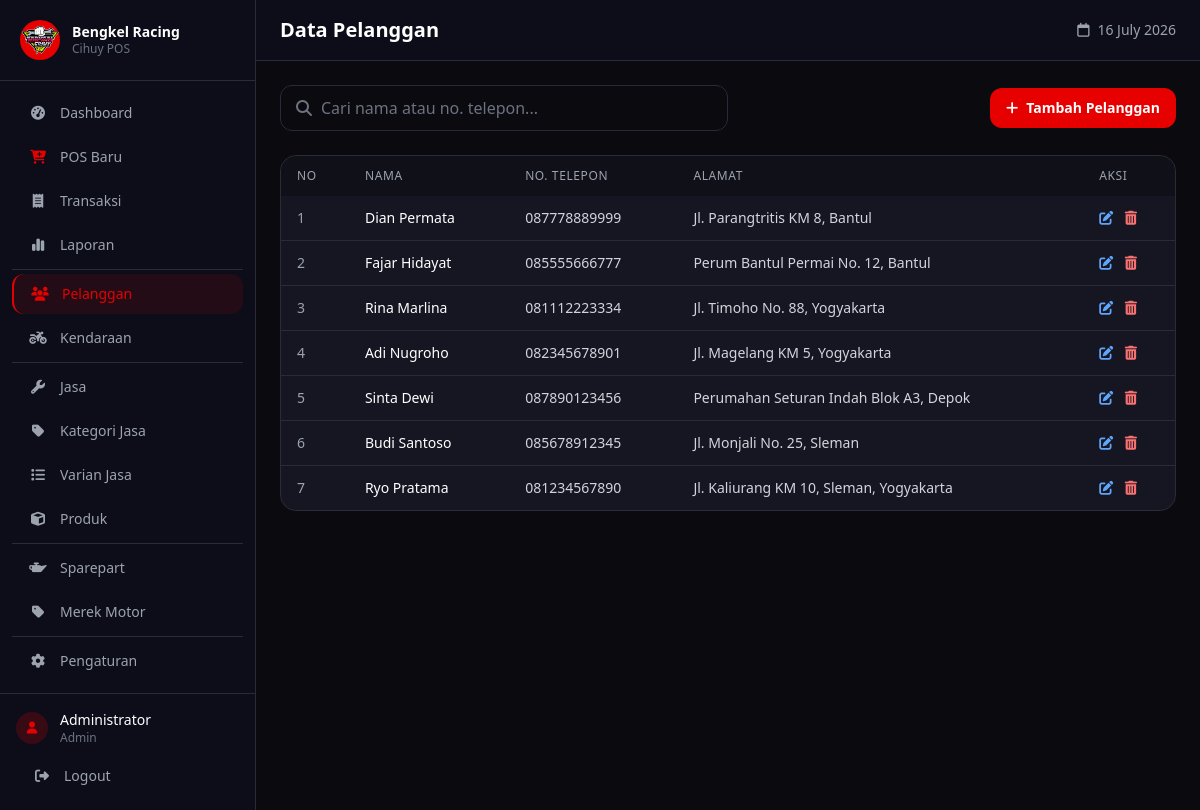
The app's page /pages/pelanggan/index.php (signed in) with its own data.
### tables this page shows
CREATE TABLE pelanggan (
    id INT AUTO_INCREMENT PRIMARY KEY,
    nama VARCHAR(100) NOT NULL,
    no_telp VARCHAR(20),
    alamat TEXT
);

### pages/pelanggan/index.php (the view, shortened to what this page needs)
<?php
require_once '../../config/database.php';
$search = $_GET['search'] ?? '';
$page = (int)($_GET['page'] ?? 1);
$limit = 20;
$offset = ($page - 1) * $limit;
$where = '';
if (!empty($search)) {
    $stmt = $conn->prepare("SELECT * FROM pelanggan $where ORDER BY id DESC LIMIT ? OFFSET ?");
    $stmt->bind_param('ssii', $search_param, $search_param, $limit, $offset);
    $stmt->execute();
    $result = $stmt->get_result();
} else {
    $result = $conn->query("SELECT * FROM pelanggan ORDER BY id DESC LIMIT $limit OFFSET $offset");
}
include '../../layout/header.php';
include '../../layout/sidebar.php';
?>
<div class="flex-1 flex flex-col w-full min-w-0">
    <header class="bg-[#0d0d1a] border-b border-[#2a2a3a] px-4 md:px-6 py-4 pl-16 md:pl-6">
        <div class="flex flex-col sm:flex-row items-start sm:items-center justify-between gap-2">
            <h2 class="text-xl font-bold text-white">Data Pelanggan</h2>
            <div class="flex items-center gap-4">
                <span class="text-gray-400 text-sm">
                    <i class="far fa-calendar mr-2"></i><?= date('d F Y') ?>
                </span>
            </div>
        </div>
    </header>
    <main class="flex-1 p-4 md:p-6 overflow-y-auto">
        <div class="flex flex-col sm:flex-row justify-between items-stretch sm:items-center gap-3 mb-6">
            <form method="GET" class="flex-1 max-w-md">
                <div class="relative">
                    <i class="fas fa-search absolute left-4 top-1/2 -translate-y-1/2 text-gray-500"></i>
                    <input type="text" name="search" value="<?= htmlspecialchars($search) ?>"
                        placeholder="Cari nama atau no. telepon..."
                        class="w-full px-4 py-2.5 pl-10 bg-[#0a0a0f] border border-[#2a2a3a] rounded-xl text-white placeholder-gray-500 focus:outline-none focus:border-[#e60000]">
                </div>
            </form>
            <a href="tambah.php"
                class="w-full sm:w-auto text-center px-4 py-2.5 bg-[#e60000] hover:bg-[#ffd700] text-white text-sm font-semibold rounded-xl transition-colors">
                <i class="fas fa-plus mr-2"></i>Tambah Pelanggan
            </a>
        </div>
        <div class="bg-[#161622] rounded-2xl border border-[#2a2a3a] overflow-hidden">
            <div class="table-responsive">
            <table class="w-full">
                <thead>
                    <tr class="bg-[#0a0a0f]/50">
                        <th class="px-4 py-3 text-left text-xs font-medium text-gray-400 uppercase tracking-wider">No</th>
                        <th class="px-4 py-3 text-left text-xs font-medium text-gray-400 uppercase tracking-wider">Nama</th>
                        <th class="px-4 py-3 text-left text-xs font-medium text-gray-400 uppercase tracking-wider">No. Telepon</th>
                        <th class="px-4 py-3 text-left text-xs font-medium text-gray-400 uppercase tracking-wider">Alamat</th>
                        <th class="px-4 py-3 text-left text-xs font-medium text-gray-400 uppercase tracking-wider">Aksi</th>
                    </tr>
                </thead>
                <tbody class="divide-y divide-[#2a2a3a]">
                    <?php
                    $no = $offset + 1;
                    if ($result && $result->num_rows > 0):
                        while ($row = $result->fetch_assoc()):
                    ?>
                            <tr class="hover:bg-white/5 transition-colors">
                                <td class="px-4 py-3 text-sm text-gray-400"><?= $no++ ?></td>
                                <td class="px-4 py-3 text-sm text-white font-medium"><?= htmlspecialchars($row['nama']) ?></td>
                                <td class="px-4 py-3 text-sm text-gray-300"><?= htmlspecialchars($row['no_telp'] ?? '-') ?></td>
                                <td class="px-4 py-3 text-sm text-gray-300 max-w-xs truncate"><?= htmlspecialchars($row['alamat'] ?? '-') ?></td>
                                <td class="px-4 py-3 text-sm">
                                    <a href="edit.php?id=<?= $row['id'] ?>" class="text-blue-400 hover:text-blue-300 mr-2">
                                        <i class="fas fa-edit"></i>
                                    </a>
                                    <a href="hapus.php?id=<?= $row['id'] ?>"
                                        onclick="return confirm('Yakin ingin menghapus pelanggan ini? Semua data kendaraan terkait juga akan terhapus.')"
                                        class="text-red-400 hover:text-red-300">
                                        <i class="fas fa-trash-alt"></i>
                                    </a>
                                </td>
                            </tr>
                    <?php
                        endwhile;
                    endif; ?>
                </tbody>
            </table>
            </div>
        </div>
    </main>
</div>
<?php include '../../layout/footer.php'; ?>

### assets/css/style.css (style rules this page uses)
* { transition: background-color 0.2s, border-color 0.2s; }
.table-responsive { overflow-x: auto; -webkit-overflow-scrolling: touch; }

### records on screen
pelanggan: nama "Dian Permata", no_telp "087778889999", alamat "Jl. Parangtritis KM 8, Bantul"
pelanggan: nama "Fajar Hidayat", no_telp "085555666777", alamat "Perum Bantul Permai No. 12, Bantul"
pelanggan: nama "Rina Marlina", no_telp "081112223334", alamat "Jl. Timoho No. 88, Yogyakarta"
pelanggan: nama "Adi Nugroho", no_telp "082345678901", alamat "Jl. Magelang KM 5, Yogyakarta"
pelanggan: nama "Sinta Dewi", no_telp "087890123456", alamat "Perumahan Seturan Indah Blok A3, Depok"
pelanggan: nama "Budi Santoso", no_telp "085678912345", alamat "Jl. Monjali No. 25, Sleman"
pelanggan: nama "Ryo Pratama", no_telp "081234567890", alamat "Jl. Kaliurang KM 10, Sleman, Yogyakarta"

### other values on screen
$item['label'] "Dashboard"
$item['label'] "POS Baru"
$item['label'] "Transaksi"
$item['label'] "Laporan"
$item['label'] "Pelanggan"
$item['label'] "Kendaraan"
$item['label'] "Jasa"
$item['label'] "Kategori Jasa"
$item['label'] "Varian Jasa"
$item['label'] "Produk"
$item['label'] "Sparepart"
$item['label'] "Merek Motor"
$item['label'] "Pengaturan"
$_SESSION['nama'] "Administrator"
$_SESSION['role'] "Admin"
